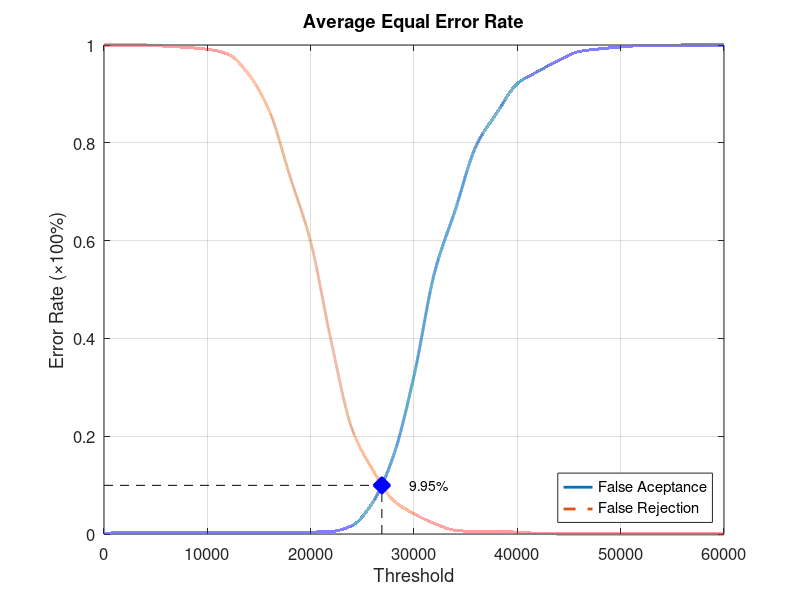
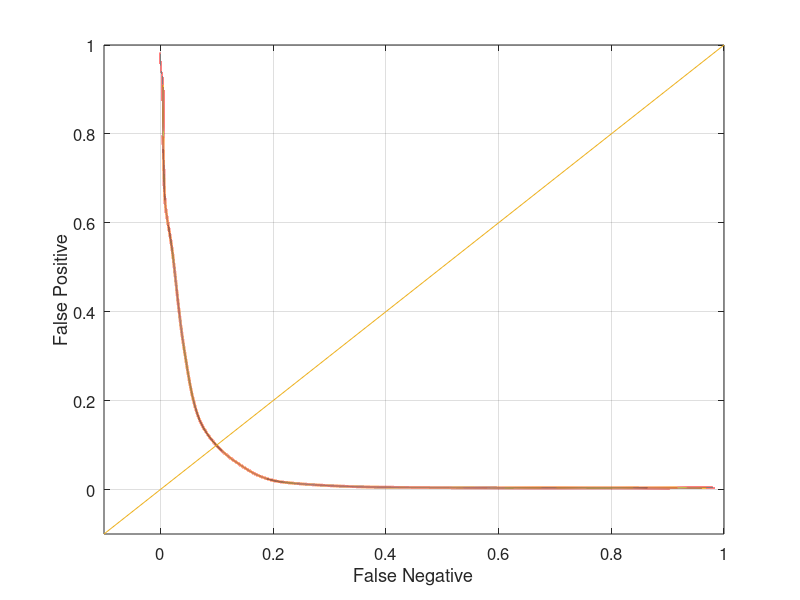

Recreate these plots in MATLAB, in order.
function yEER = Experiment2Average
close all;
clear;
clc;
x = 0:2000:60000;
xq = 0:0.5:60000;

y0 = [0 0.00394737 0.00394737 0.00394737 0.00394737 0.00394737 0.00394737 0.00394737 0.00394737 0.00394737 0.00394737 0.00526316 0.0171053 0.0644737 0.159211 0.323684 0.535526 0.663158 0.793421 0.860526 0.921053 0.946053 0.968421 0.986842 0.992105 0.996053 0.998684 0.998684 1 1 1];
yy0 = interp1(x, y0, xq, 'pchip');
y1 = [1 1 1 0.9975 0.995 0.99125 0.98125 0.94 0.865 0.73125 0.5975 0.3925 0.215 0.13125 0.06875 0.04125 0.02125 0.0075 0.005 0.005 0.00375 0.00125 0 0 0 0 0 0 0 0 0];
yy1 = interp1(x, y1, xq, 'pchip');

% Calculating EER: 
y2 = abs(y0 - y1);
find(y2 == min(y2))
yy2 = abs(yy0 - yy1);
xEER = find(yy2 == min(yy2));
xEERIndex = xq(xEER) % X-axis EER
yEER = yy0(xEER) % Y-axis EER

main = figure
plot(xq, yy0,'-','LineWidth', 2);	hold on
plot(xq, yy1,'--','LineWidth', 2);	hold on
plot([xEERIndex xEERIndex], [0 yEER], 'k--');	hold on
plot([0 xEERIndex], [yEER yEER], 'k--');	hold on
plot(xEERIndex, yEER, 'bx', 'LineWidth', 10);	hold on
text(xEERIndex + 10 * xEERIndex / 100, yEER, [num2str(round((10000 * yEER)) / 100) '%'])
legend('False Aceptance', 'False Rejection', 'Location', 'SouthEast')
xlabel('Threshold')
ylabel('Error Rate (\times100%)')
title('Average Equal Error Rate')
set(gca, 'FontSize', 12)
axis([0 60000 0 1])
grid on

print(main, 'Experiment2AverageMain', '-dpng');
FNRxFPR = figure('Color', [1 1 1]);
plot(yy1, yy0, '-', yy1, yy0, 'LineWidth', 2);
hold on
y = -0.1:0.1:1
plot(y, y); 
set(gca, 'FontSize', 12)
xlabel('False Negative')
ylabel('False Positive')
axis([-0.1 1 -0.1 1])
set(gca, 'FontSize', 12)
grid on

print(FNRxFPR, 'Experiment2AverageFNRxFPR','-dpng');
end
